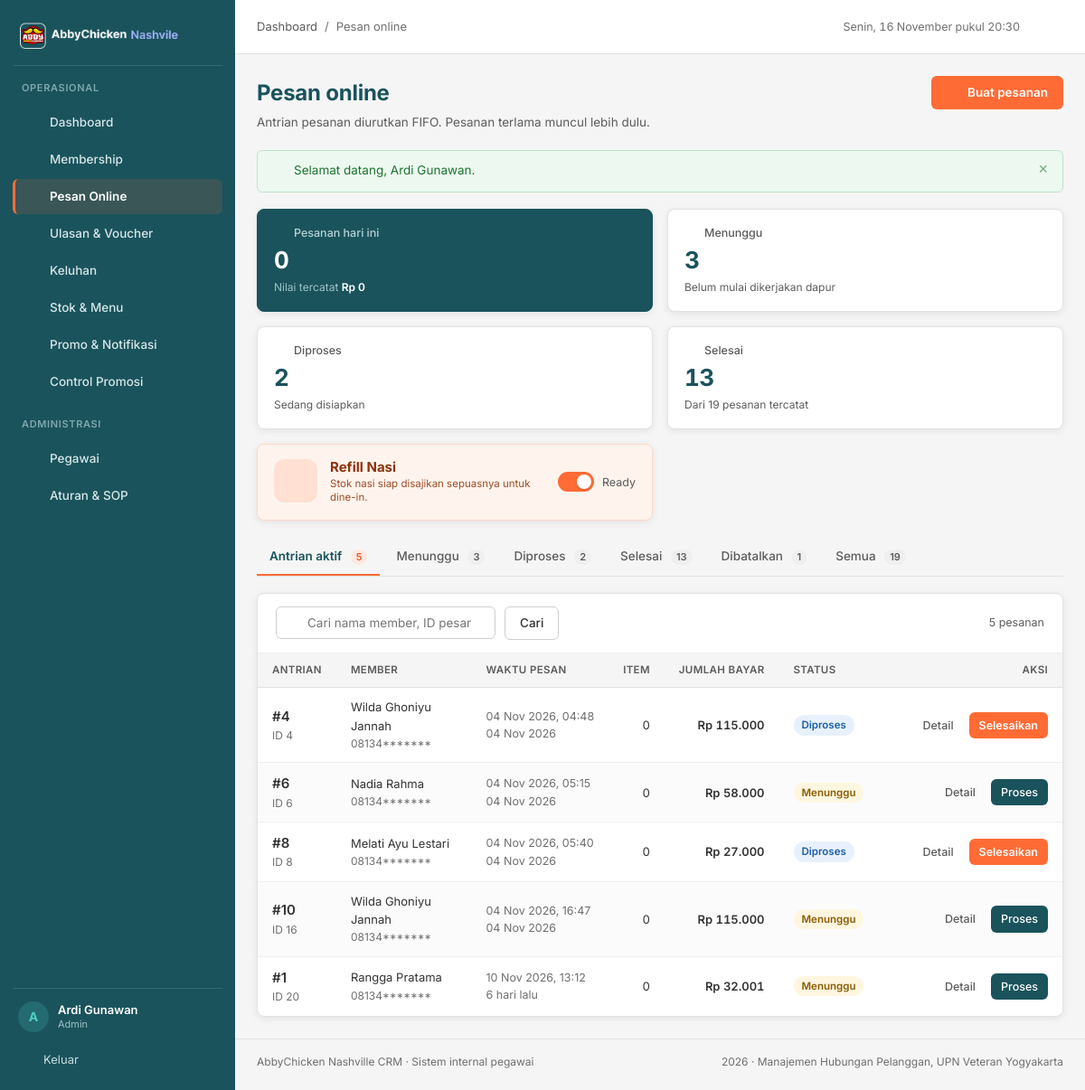
The page /pages/orders/index.php (signed in) on the database its author committed.
### tables this page shows
CREATE TABLE `pemesanan` (
  `pemesanan_id` int(11) NOT NULL AUTO_INCREMENT,
  `member_id` int(11) NOT NULL,
  `voucher_id` int(11) DEFAULT NULL,
  `nomor_antrian` int(11) NOT NULL,
  `total_diskon` decimal(10,2) NOT NULL DEFAULT 0.00,
  `jumlah_bayar` decimal(10,2) NOT NULL,
  `status_pesanan` enum('menunggu','diproses','selesai','dibatalkan') NOT NULL DEFAULT 'menunggu',
  `waktu_pemesanan` timestamp NOT NULL DEFAULT current_timestamp(),
  PRIMARY KEY (`pemesanan_id`),
  KEY `idx_pemesanan_member` (`member_id`),
  KEY `idx_pemesanan_status` (`status_pesanan`),
  KEY `idx_pemesanan_waktu` (`waktu_pemesanan`),
  KEY `fk_pemesanan_voucher` (`voucher_id`),
  CONSTRAINT `fk_pemesanan_member` FOREIGN KEY (`member_id`) REFERENCES `member` (`member_id`) ON DELETE CASCADE,
  CONSTRAINT `fk_pemesanan_voucher` FOREIGN KEY (`voucher_id`) REFERENCES `voucher` (`voucher_id`) ON DELETE SET NULL
);

CREATE TABLE `member` (
  `member_id` int(11) NOT NULL AUTO_INCREMENT,
  `email` varchar(100) NOT NULL,
  `password` varchar(255) NOT NULL DEFAULT '123456',
  `no_telp` varchar(15) NOT NULL,
  `tgl_join` date NOT NULL,
  `name` varchar(100) NOT NULL,
  `total_poin` int(11) NOT NULL DEFAULT 0,
  `member_status` enum('aktif','nonaktif') NOT NULL DEFAULT 'aktif',
  PRIMARY KEY (`member_id`),
  UNIQUE KEY `uq_member_email` (`email`),
  KEY `idx_member_nama` (`name`),
  KEY `idx_member_status` (`member_status`)
);

### pages/orders/index.php (the view, shortened to what this page needs)
<?php
require_once __DIR__ . '/../../config/database.php';
$status = $_GET['status'] ?? 'aktif';
$cari = trim($_GET['q'] ?? '');
$sql = "SELECT p.*, m.name AS nama_member, m.no_telp,
        (SELECT COUNT(*) FROM detail_pesanan d WHERE d.pemesanan_id = p.pemesanan_id) AS jml_item
    FROM pemesanan p
    JOIN member m ON m.member_id = p.member_id
    WHERE 1=1";
$params = [];
$types  = '';
if ($status === 'aktif') {
    $sql .= " AND p.status_pesanan IN ('menunggu','diproses')";
} elseif ($status !== 'semua') {
    $sql .= ' AND p.status_pesanan = ?';
    $params[] = $status;
    $types .= 's';
}
$sql .= ' ORDER BY p.waktu_pemesanan ASC';
$stmt = mysqli_prepare($conn, $sql);
mysqli_stmt_execute($stmt);
$pesanan = mysqli_stmt_get_result($stmt);
$hitung = mysqli_fetch_assoc(mysqli_query($conn, "SELECT
    SUM(status_pesanan = 'menunggu') AS menunggu,
    SUM(status_pesanan = 'diproses') AS diproses,
    SUM(status_pesanan = 'selesai') AS selesai,
    SUM(status_pesanan = 'dibatalkan') AS dibatalkan,
    COUNT(*) AS total FROM pemesanan"));
$hari_ini = mysqli_fetch_assoc(mysqli_query($conn, "SELECT
    COUNT(*) AS jml,
    COALESCE(SUM(CASE WHEN status_pesanan <> 'dibatalkan' THEN jumlah_bayar ELSE 0 END),0) AS total
    FROM pemesanan WHERE DATE(waktu_pemesanan) = CURDATE()"));
$page_actions  = '<a class="btn btn--primary" href="' . e(base_url('pages/orders/buat.php')) . '">' . icon('plus', 16) . ' Buat pesanan</a>';
require_once __DIR__ . '/../../includes/header.php';
?>
<section class="kpi-grid">
  <article class="kpi kpi--accent">
    <p class="kpi__label"><?= icon('order', 15) ?> Pesanan hari ini</p>
    <p class="kpi__value"><?= (int) $hari_ini['jml'] ?></p>
    <p class="kpi__meta">Nilai tercatat <strong><?= e(rupiah($hari_ini['total'])) ?></strong></p>
  </article>
  <article class="kpi">
    <p class="kpi__label"><?= icon('clock', 15) ?> Menunggu</p>
    <p class="kpi__value"><?= (int) $hitung['menunggu'] ?></p>
    <p class="kpi__meta">Belum mulai dikerjakan dapur</p>
  </article>
  <article class="kpi">
    <p class="kpi__label"><?= icon('chart', 15) ?> Diproses</p>
    <p class="kpi__value"><?= (int) $hitung['diproses'] ?></p>
    <p class="kpi__meta">Sedang disiapkan</p>
  </article>
  <article class="kpi">
    <p class="kpi__label"><?= icon('check', 15) ?> Selesai</p>
    <p class="kpi__value"><?= (int) $hitung['selesai'] ?></p>
    <p class="kpi__meta">Dari <?= (int) $hitung['total'] ?> pesanan tercatat</p>
  </article>
  <?php require __DIR__ . '/../../includes/refill_card.php'; ?>
</section>
<nav class="tabs" aria-label="Filter status pesanan">
  <?php
  $tab_list = [
      'aktif'      => ['Antrian aktif', (int) $hitung['menunggu'] + (int) $hitung['diproses']],
      'menunggu'   => ['Menunggu', (int) $hitung['menunggu']],
      'diproses'   => ['Diproses', (int) $hitung['diproses']],
      'selesai'    => ['Selesai', (int) $hitung['selesai']],
      'dibatalkan' => ['Dibatalkan', (int) $hitung['dibatalkan']],
      'semua'      => ['Semua', (int) $hitung['total']],
  ];
  foreach ($tab_list as $key => [$label, $jumlah]):
  ?>
    <a class="tab<?= $status === $key ? ' is-active' : '' ?>"
       href="?status=<?= e($key) ?><?= $cari !== '' ? '&q=' . urlencode($cari) : '' ?>">
      <?= e($label) ?> <span class="tab__count"><?= $jumlah ?></span>
    </a>
  <?php endforeach; ?>
</nav>
<article class="card">
  <form class="toolbar" method="get" action="">
    <div class="search">
      <input class="input" type="search" id="q" name="q" value="<?= e($cari) ?>" placeholder="Cari nama member, ID pesanan, atau nomor antrian">
    </div>
    <button class="btn btn--secondary" type="submit">Cari</button>
    <div class="toolbar__right">
      <span class="text-small text-muted"><?= mysqli_num_rows($pesanan) ?> pesanan</span>
    </div>
  </form>
  <div class="table-wrap">
    <?php if (mysqli_num_rows($pesanan) === 0): ?>
      <div class="empty">
        <div class="empty__icon"><?= icon('order', 20) ?></div>
        <h3><?= $status === 'aktif' ? 'Antrian sedang kosong' : 'Tidak ada pesanan pada filter ini' ?></h3>
        <p><?= $cari !== '' ? 'Tidak ada pesanan yang cocok dengan "' . e($cari) . '".' : ($status === 'aktif' ? 'Semua pesanan sudah diselesaikan atau dibatalkan. Pesanan baru dari member akan tampil di sini.' : 'Coba pilih tab status lain untuk melihat riwayat pesanan.') ?></p>
        <?php if ($status === 'aktif' && $cari === ''): ?>
          <a class="btn btn--primary" href="<?= e(base_url('pages/orders/buat.php')) ?>">Buat pesanan</a>
        <?php endif; ?>
      </div>
    <?php else: ?>
      <table class="table">
        <thead>
          <tr>
            <th>Antrian</th>
            <th>Member</th>
            <th>Waktu pesan</th>
            <th class="num">Item</th>
            <th class="num">Jumlah bayar</th>
            <th>Status</th>
            <th class="col-actions">Aksi</th>
          </tr>
        </thead>
        <tbody>
          <?php while ($p = mysqli_fetch_assoc($pesanan)): ?>
            <tr>
              <td>
                <div class="cell-stack">
                  <span class="strong" style="font-size:15px">#<?= (int) $p['nomor_antrian'] ?></span>
                  <small>ID <?= (int) $p['pemesanan_id'] ?></small>
                </div>
              </td>
              <td>
                <div class="cell-stack">
                  <span><?= e($p['nama_member']) ?></span>
                  <small><?= e(tampil_telepon($p['no_telp'])) ?></small>
                </div>
              </td>
              <td class="muted nowrap">
                <?= e(tanggal_id($p['waktu_pemesanan'], true)) ?>
                <div class="text-small"><?= e(waktu_lalu($p['waktu_pemesanan'])) ?></div>
              </td>
              <td class="num"><?= (int) $p['jml_item'] ?></td>
              <td class="num strong"><?= e(rupiah($p['jumlah_bayar'])) ?></td>
              <td><?= badge_pesanan($p['status_pesanan']) ?></td>
              <td class="col-actions">
                <span class="btn-group">
                  <a class="btn btn--ghost btn--sm" href="<?= e(base_url('pages/orders/detail.php?id=' . (int) $p['pemesanan_id'])) ?>"><?= icon('eye', 15) ?> Detail</a>
                  <?php if ($p['status_pesanan'] === 'menunggu'): ?>
                    <form class="inline-form" method="post" action="<?= e(base_url('pages/orders/proses.php')) ?>">
                      <button class="btn btn--teal btn--sm" type="submit">Proses</button>
                    </form>
                  <?php elseif ($p['status_pesanan'] === 'diproses'): ?>
                    <form class="inline-form" method="post" action="<?= e(base_url('pages/orders/proses.php')) ?>">
                      <button class="btn btn--primary btn--sm" type="submit">Selesaikan</button>
                    </form>
                  <?php endif; ?>
                </span>
              </td>
            </tr>
          <?php endwhile; ?>
        </tbody>
      </table>
    <?php endif; ?>
  </div>
</article>
<?php require_once __DIR__ . '/../../includes/footer.php'; ?>

### includes/functions.php (shortened to what this page needs)
<?php
function e($value)
{
    return htmlspecialchars((string) $value, ENT_QUOTES, 'UTF-8');
}
function rupiah($angka)
{
    return 'Rp ' . number_format((float) $angka, 0, ',', '.');
}
function tanggal_id($datetime, $dengan_jam = false)
{
    $bulan = [1 => 'Jan', 'Feb', 'Mar', 'Apr', 'Mei', 'Jun', 'Jul', 'Agu', 'Sep', 'Okt', 'Nov', 'Des'];
    $ts = strtotime($datetime);
    $teks = date('d', $ts) . ' ' . $bulan[(int) date('n', $ts)] . ' ' . date('Y', $ts);
    if ($dengan_jam) {
        $teks .= ', ' . date('H:i', $ts);
    }
    return $teks;
}
function waktu_lalu($datetime)
{
    $selisih = time() - strtotime($datetime);
    if ($selisih < 604800) {
        return floor($selisih / 86400) . ' hari lalu';
    }
    return tanggal_id($datetime);
}
function badge_pesanan($status)
{
    $peta = [
        'menunggu'   => ['Menunggu', 'badge--warning'],
        'diproses'   => ['Diproses', 'badge--info'],
        'selesai'    => ['Selesai', 'badge--success'],
        'dibatalkan' => ['Dibatalkan', 'badge--danger'],
    ];
    [$label, $kelas] = $peta[$status] ?? [ucfirst((string) $status), 'badge--neutral'];
    return '<span class="badge ' . $kelas . '">' . e($label) . '</span>';
}
function icon($nama, $ukuran = 18)
{
    $isi = $path[$nama] ?? $path['dashboard'];
    return '<svg class="icon" width="' . (int) $ukuran . '" height="' . (int) $ukuran . '" viewBox="0 0 24 24" fill="none" '
        . 'stroke="currentColor" stroke-width="1.6" stroke-linecap="round" stroke-linejoin="round" aria-hidden="true">'
        . $isi . '</svg>';
}
function base_url($path = '')
{
    $root = rtrim(str_replace('\\', '/', dirname($_SERVER['SCRIPT_NAME'] ?? '/')), '/');
    if (preg_match('#^(.*?)/(?:pages|api)(?:/.*)?$#', $root, $m)) {
        $root = $m[1];
    }
    return $root . '/' . ltrim($path, '/');
}
function get_setting($key, $default = '')
{
    global $conn;
    $stmt = mysqli_prepare($conn, 'SELECT setting_val FROM pengaturan WHERE setting_key = ? LIMIT 1');
    mysqli_stmt_bind_param($stmt, 's', $key);
    mysqli_stmt_execute($stmt);
    $row = mysqli_fetch_assoc(mysqli_stmt_get_result($stmt));
    return $row['setting_val'] ?? $default;
}
function get_refill_nasi_info()
{
    $status    = get_setting('refill_nasi', 'ready');
    $timer_end = get_setting('refill_nasi_timer', '');
    $now       = time();
    $timer_ts  = (!empty($timer_end)) ? strtotime($timer_end) : 0;
    $is_ready     = ($status === 'ready' || $status === 'tersedia');
    $seconds_left = ($timer_ts > $now && !$is_ready) ? ($timer_ts - $now) : 0;
    $has_timer    = ($seconds_left > 0 && !$is_ready);
    return [
        'status'       => $status,
        'is_ready'     => $is_ready,
        'timer_end'    => $timer_end,
        'timer_ts'     => $timer_ts,
        'seconds_left' => $seconds_left,
        'has_timer'    => $has_timer,
    ];
}
function sensor_telepon($telepon, $tampil_awal = 5)
{
    $tel = trim((string) $telepon);
    $panjang     = mb_strlen($tel);
    $tampil_awal = max(0, (int) $tampil_awal);
    return mb_substr($tel, 0, $tampil_awal) . str_repeat('*', $panjang - $tampil_awal);
}
function tampil_telepon($telepon, $role = null)
{
    $tel = trim((string) $telepon);
    $role_aktif = $role !== null ? (string) $role : (string) ($_SESSION['role'] ?? '');
    return sensor_telepon($tel, 5);
}

### rows shown on the page
pemesanan: nomor_antrian "4", pemesanan_id "4", member.name "Wilda Ghoniyu Jannah", member.no_telp "08134*******", waktu_pemesanan "04 Nov 2026, 04:48", waktu_pemesanan "04 Nov 2026", jml_item "0", jumlah_bayar "Rp 115.000", label "Diproses", $ukuran 15 (drawn)
pemesanan: nomor_antrian "6", pemesanan_id "6", member.name "Nadia Rahma", member.no_telp "08134*******", waktu_pemesanan "04 Nov 2026, 05:15", waktu_pemesanan "04 Nov 2026", jml_item "0", jumlah_bayar "Rp 58.000", label "Menunggu", $ukuran 15 (drawn)
pemesanan: nomor_antrian "8", pemesanan_id "8", member.name "Melati Ayu Lestari", member.no_telp "08134*******", waktu_pemesanan "04 Nov 2026, 05:40", waktu_pemesanan "04 Nov 2026", jml_item "0", jumlah_bayar "Rp 27.000", label "Diproses", $ukuran 15 (drawn)
pemesanan: nomor_antrian "10", pemesanan_id "16", member.name "Wilda Ghoniyu Jannah", member.no_telp "08134*******", waktu_pemesanan "04 Nov 2026, 16:47", waktu_pemesanan "04 Nov 2026", jml_item "0", jumlah_bayar "Rp 115.000", label "Menunggu", $ukuran 15 (drawn)
pemesanan: nomor_antrian "1", pemesanan_id "20", member.name "Rangga Pratama", member.no_telp "08134*******", waktu_pemesanan "10 Nov 2026, 13:12", waktu_pemesanan "6 hari lalu", jml_item "0", jumlah_bayar "Rp 32.001", label "Menunggu", $ukuran 15 (drawn)

### other values the page prints
$item['label'] "Dashboard"
$item['label'] "Membership"
$item['label'] "Pesan Online"
$item['label'] "Ulasan & Voucher"
$item['label'] "Keluhan"
$item['label'] "Stok & Menu"
$item['label'] "Promo & Notifikasi"
$item['label'] "Control Promosi"
$item['label'] "Pegawai"
$item['label'] "Aturan & SOP"
mb_substr($nama_pegawai, 0, 1) "A"
$nama_pegawai "Ardi Gunawan"
$role_pegawai "Admin"
$page_title "Pesan online"
$page_subtitle "Antrian pesanan diurutkan FIFO. Pesanan terlama muncul lebih dulu."
